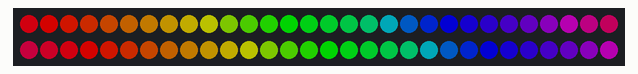
Simulated run of this sketch. Board: Arduino Uno, built with avr-gcc and run on an emulated ATmega328P. Shown: 60 RGB LEDs in strip order, left to right, continuing on the next row. Dim RGB values are drawn brighter than linear.

Above: at 1.15 s.
At 9.16 s:
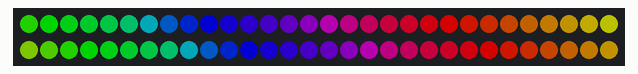
At 13.24 s:
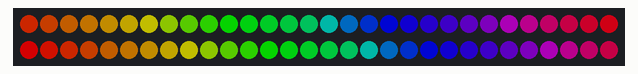
At 19.59 s:
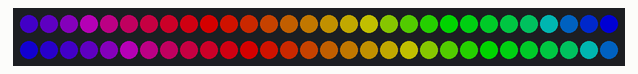
At 27.06 s:
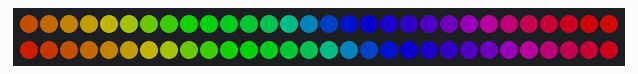
At 37.89 s:
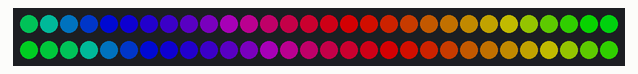

The sketch:

rainbow_beat.ino
```cpp
/* rainbow_beat
 *
 * By: Andrew Tuline
 *
 * Date: July, 2015
 *
 * A rainbow moving back and forth using FastLED function calls with no delays or 'for' loops. Very simple, yet effective.
 *
 */


#include "FastLED.h"                                          // FastLED library.

#if FASTLED_VERSION < 3001000
#error "Requires FastLED 3.1 or later; check github for latest code."
#endif

// Fixed definitions cannot change on the fly.
#define LED_DT 12                                             // Serial data pin
#define LED_CK 11                                             // Clock pin for WS2801 or APA102
#define COLOR_ORDER BGR                                       // It's GRB for WS2812B and BGR for APA102
#define LED_TYPE APA102                                       // What kind of strip are you using (APA102, WS2801 or WS2812B)?
#define NUM_LEDS 60                                           // Number of LED's

// Initialize changeable global variables.
uint8_t max_bright = 128;                                     // Overall brightness definition. It can be changed on the fly.

struct CRGB leds[NUM_LEDS];                                   // Initialize our LED array.


void setup() {

  Serial.begin(115200);                                        // Initialize serial port for debugging.
  delay(1000);                                                // Soft startup to ease the flow of electrons.

//  LEDS.addLeds<LED_TYPE, LED_DT, COLOR_ORDER>(leds, NUM_LEDS);         // For WS2812B
  LEDS.addLeds<LED_TYPE, LED_DT, LED_CK, COLOR_ORDER>(leds, NUM_LEDS);   // For APA102 or WS2801

  FastLED.setBrightness(max_bright);
  set_max_power_in_volts_and_milliamps(5, 500);               // FastLED Power management set at 5V, 500mA

} // setup()


void loop () {

    rainbow_beat();
    FastLED.show();

} // loop()


void rainbow_beat() {

  uint8_t beatA = beatsin8(17, 0, 255);                        // Starting hue
  uint8_t beatB = beatsin8(13, 0, 255);
  fill_rainbow(leds, NUM_LEDS, (beatA+beatB)/2, 8);            // Use FastLED's fill_rainbow routine.

} // rainbow_beat()
```
